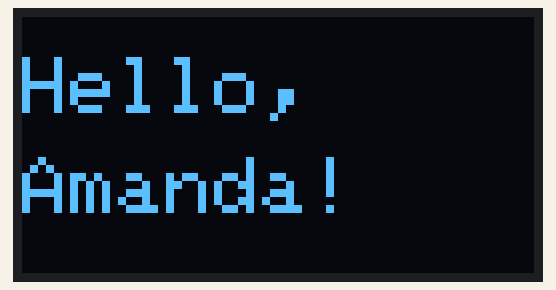
Simulated run of this sketch. Board: ESP32. Shown: 128×64 one-colour display.

Above: at 0.1 s.

The sketch:

02_OLED_Hello.ino
```cpp
#include <Wire.h>
#include <Adafruit_GFX.h>
#include <Adafruit_SSD1306.h>

#define SCREEN_WIDTH 128
#define SCREEN_HEIGHT 64

Adafruit_SSD1306 display(SCREEN_WIDTH, SCREEN_HEIGHT, &Wire, -1);

void setup() {
  Wire.begin(21, 22);

  if (!display.begin(SSD1306_SWITCHCAPVCC, 0x3C)) {
    Serial.begin(115200);
    Serial.println("OLED failed to initialize");
    while (true);
  }

  display.clearDisplay();

  display.setTextSize(2);
  display.setTextColor(SSD1306_WHITE);
  display.setCursor(0, 10);
  display.println("Hello,");

  display.setCursor(0, 35);
  display.println("Amanda!");

  display.display();
}

void loop() {
}
```
